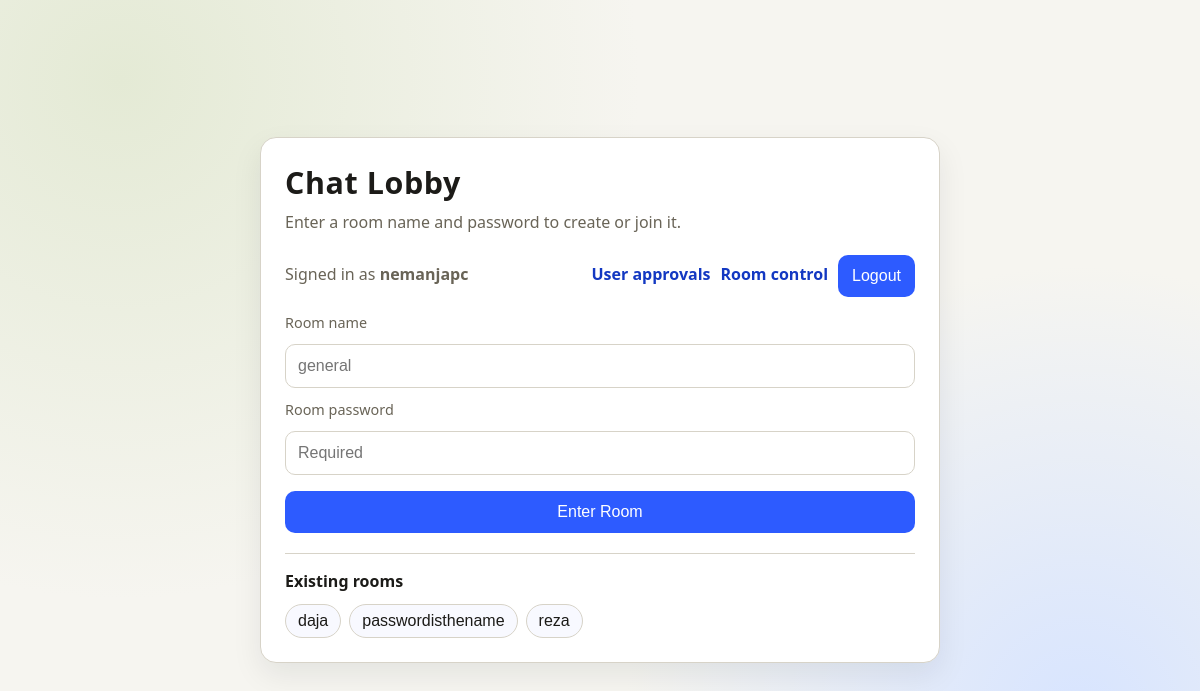
The app's page / (signed in) with its own data.
### chat/models/room.py (models this page shows, shortened)
class ChatRoom(models.Model):
    name = models.SlugField(max_length=80, unique=True)
    password_hash = models.CharField(max_length=255, default="")
    is_deleted = models.BooleanField(default=False)
    deleted_at = models.DateTimeField(null=True, blank=True)
    created_at = models.DateTimeField(auto_now_add=True)
    class Meta:
        ordering = ["name"]

### chat/http/views/lobby.py (the view)
# urls.py: path("", index, name="index"),
def index(request):
    rooms = ChatRoom.objects.filter(is_deleted=False)
    return render(request, "chat/index.html", {"rooms": rooms})

### chat/templates/chat/index.html (shortened to what this page needs)
{% load static %}
<!DOCTYPE html>
<html lang="en">
<head>
</head>
<body>
    <main class="card">
        {% if user.is_authenticated %}
            <h1>Chat Lobby</h1>
            <p>Enter a room name and password to create or join it.</p>
            <div class="auth-row">
                <span>Signed in as <strong>{{ user.username }}</strong></span>
                <div class="auth-links">
                    {% if user.is_superuser %}
                        <a href="/control/users/">User approvals</a>
                        <a href="/control/rooms/">Room control</a>
                    {% endif %}
                    <form method="post" action="/accounts/logout/">
                        <button type="submit">Logout</button>
                    </form>
                </div>
            </div>
            <form class="grid" method="post" action="/rooms/enter/">
                <label for="room-name-input">Room name</label>
                <input id="room-name-input" name="room_name" type="text" maxlength="80" placeholder="general" />
                <label for="room-password-input">Room password</label>
                <input id="room-password-input" name="room_password" type="password" maxlength="128" placeholder="Required" />
                <button id="room-name-submit" type="submit">
                    Enter Room
                </button>
            </form>
            <section class="rooms">
                <strong>Existing rooms</strong>
                <div id="room-list" class="room-list">
                    {% for room in rooms %}
                        <button class="room-pill room-pill-btn" data-room-name="{{ room.name }}" type="button">{{ room.name }}</button>
                    {% empty %}
                        <span id="empty-room-state" style="color: var(--muted);">No rooms yet.</span>
                    {% endfor %}
                </div>
            </section>
        {% endif %}
    </main>
</body>
</html>

### chat/templates/chat/index.html (style rules this page uses)
:root { --bg: #f6f5f0; --panel: #ffffff; --border: #d7d3c8; --text: #1c1b18; --muted: #696457; --accent: #2d5bff; --accent-strong: #1338c2; }
* { box-sizing: border-box; }
body { margin: 0; min-height: 100vh; display: grid; place-items: center; background: radial-gradient(circle at 10% 10%, #e4ead5 0%, transparent 40%), radial-gradient(circle at 90% 90%, #d7e4ff 0%, transparent 35%), var(--bg); color: var(--text); font-family: "Trebuchet MS", "Segoe UI", sans-serif; padding: 24px; }
.card { width: min(680px, 100%); background: var(--panel); border: 1px solid var(--border); border-radius: 16px; padding: 24px; box-shadow: 0 12px 30px rgba(18, 24, 40, 0.08); }
h1 { margin: 0 0 8px; font-size: 1.9rem; letter-spacing: 0.02em; }
p { margin: 0 0 18px; color: var(--muted); }
.auth-row { margin-bottom: 16px; display: flex; justify-content: space-between; align-items: center; gap: 10px; color: var(--muted); }
.auth-row a { color: var(--accent-strong); text-decoration: none; font-weight: 600; }
.auth-links { display: flex; gap: 10px; align-items: center; flex-wrap: wrap; }
.grid { display: grid; grid-template-columns: 1fr; gap: 12px; }
label { font-size: 0.9rem; color: var(--muted); }
input { width: 100%; border: 1px solid var(--border); border-radius: 10px; padding: 12px; font-size: 1rem; }
button { margin-top: 4px; border: none; border-radius: 10px; padding: 12px 14px; font-size: 1rem; color: #fff; background: var(--accent); cursor: pointer; transition: background 0.18s ease; }
.rooms { margin-top: 20px; padding-top: 16px; border-top: 1px solid var(--border); }
.room-list { display: flex; flex-wrap: wrap; gap: 8px; margin-top: 8px; }
.room-pill { display: inline-block; border: 1px solid var(--border); border-radius: 999px; padding: 7px 12px; text-decoration: none; color: var(--text); background: #f8f9ff; cursor: pointer; }

### records on screen
ChatRoom: name "daja"
ChatRoom: name "passwordisthename"
ChatRoom: name "reza"

### other values on screen
{{ user.username }} "nemanjapc"
